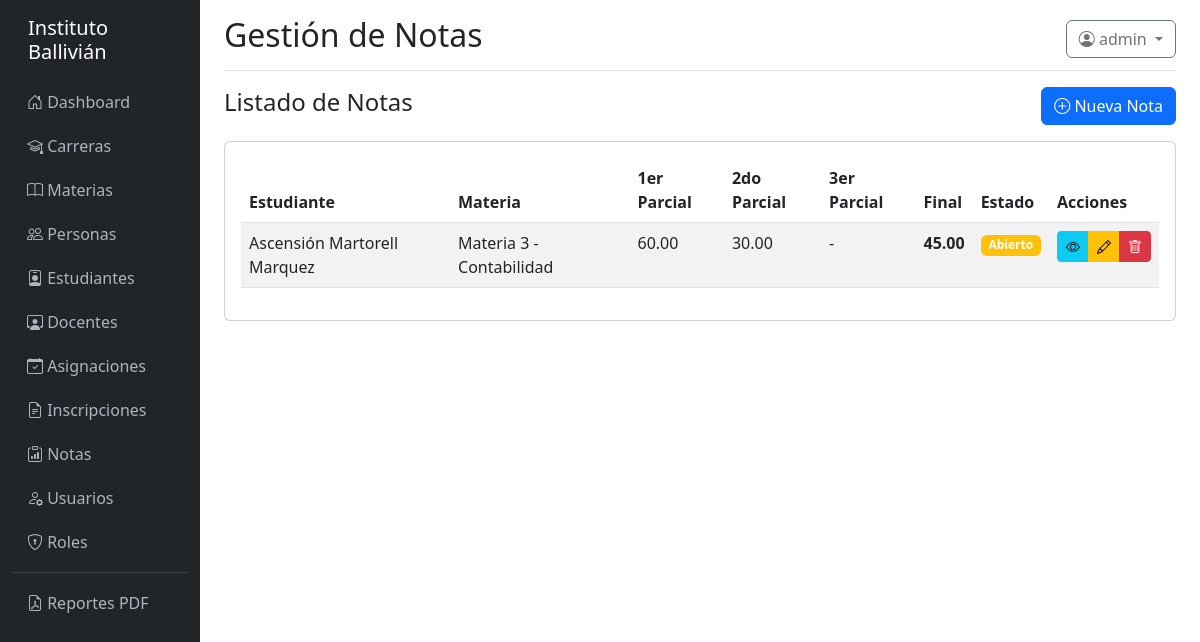
The page /notas/ (signed in) on the database its author committed.
### models/__init__.py (models this page shows, shortened)
class Usuario(UserMixin, db.Model):
    __tablename__ = 'usuario'
    id = db.Column(db.Integer, primary_key=True)
    username = db.Column(db.String(100), unique=True, nullable=False)
    email = db.Column(db.String(150))
    password_hash = db.Column(db.String(255), nullable=False)
    persona_id = db.Column(db.Integer, db.ForeignKey('persona.id'))
    estudiante_id = db.Column(db.Integer, db.ForeignKey('estudiante.id'))
    docente_id = db.Column(db.Integer, db.ForeignKey('docente.id'))
    activo = db.Column(db.Boolean, default=True)
    ultimo_login = db.Column(db.DateTime)
    created_at = db.Column(db.DateTime, default=datetime.utcnow)
    updated_at = db.Column(db.DateTime, onupdate=datetime.utcnow)
    roles = db.relationship('Rol', secondary=usuario_rol, backref='usuarios')
    def tiene_permiso(self, nombre_permiso):
        for rol in self.roles:
            for permiso in rol.permisos:
                if permiso.nombre == nombre_permiso:
                    return True
        return False

class Nota(db.Model):
    __tablename__ = 'nota'
    id = db.Column(db.Integer, primary_key=True)
    inscripcion_id = db.Column(db.Integer, db.ForeignKey('inscripcion.id'), nullable=False)
    asignacion_id = db.Column(db.Integer, db.ForeignKey('asignacion.id'), nullable=False)
    primer_parcial = db.Column(db.Numeric(5, 2))
    segundo_parcial = db.Column(db.Numeric(5, 2))
    tercer_parcial = db.Column(db.Numeric(5, 2))
    nota_final = db.Column(db.Numeric(5, 2))
    promedio = db.Column(db.Numeric(5, 2))
    observaciones = db.Column(db.Text)
    estado = db.Column(db.Enum('Abierto', 'Cerrado', 'Revisado'), default='Abierto')
    fecha_registro = db.Column(db.DateTime, default=datetime.utcnow)
    ultimo_update = db.Column(db.DateTime, onupdate=datetime.utcnow)

class Persona(db.Model):
    __tablename__ = 'persona'
    id = db.Column(db.Integer, primary_key=True)
    tipo_documento = db.Column(db.Enum('CI', 'Pasaporte', 'Otro'), default='CI')
    nro_documento = db.Column(db.String(50), nullable=False)
    nombre = db.Column(db.String(150), nullable=False)
    apellido_paterno = db.Column(db.String(100), nullable=False)
    apellido_materno = db.Column(db.String(100))
    fecha_nacimiento = db.Column(db.Date)
    sexo = db.Column(db.Enum('M', 'F', 'O'))
    lugar_nacimiento = db.Column(db.String(255))
    direccion = db.Column(db.Text)
    telefono = db.Column(db.String(50))
    email = db.Column(db.String(150))
    foto_path = db.Column(db.String(500))
    created_at = db.Column(db.DateTime, default=datetime.utcnow)
    updated_at = db.Column(db.DateTime, onupdate=datetime.utcnow)
    __table_args__ = (
        db.UniqueConstraint('tipo_documento', 'nro_documento', name='_tipo_nro_uc'),
    )
    estudiante = db.relationship('Estudiante', backref='persona', uselist=False, cascade='all, delete-orphan')
    docente = db.relationship('Docente', backref='persona', uselist=False, cascade='all, delete-orphan')
    usuario = db.relationship('Usuario', backref='persona', uselist=False)
    @property
    def nombre_completo(self):
        return f"{self.nombre} {self.apellido_paterno} {self.apellido_materno or ''}".strip()

class Materia(db.Model):
    __tablename__ = 'materia'
    id = db.Column(db.Integer, primary_key=True)
    codigo = db.Column(db.String(50), unique=True, nullable=False)
    nombre = db.Column(db.String(255), nullable=False)
    descripcion = db.Column(db.Text)
    carga_horaria = db.Column(db.Integer, default=0)
    horas_teoricas = db.Column(db.Integer, default=0)
    horas_practicas = db.Column(db.Integer, default=0)
    creditos = db.Column(db.Integer, default=0)
    semestre = db.Column(db.Integer)
    prerequisito_id = db.Column(db.Integer, db.ForeignKey('materia.id'))
    carrera_id = db.Column(db.Integer, db.ForeignKey('carrera.id'))
    requerido_para_semestre = db.Column(db.Boolean, default=False)
    activo = db.Column(db.Boolean, default=True)
    created_at = db.Column(db.DateTime, default=datetime.utcnow)
    updated_at = db.Column(db.DateTime, onupdate=datetime.utcnow)
    asignaciones = db.relationship('Asignacion', backref='materia', lazy=True, cascade='all, delete-orphan')

### controllers/nota_controller.py (the view)
@nota_bp.route('/')
@login_required
def index():
    page = request.args.get('page', 1, type=int)
    notas = Nota.query.order_by(Nota.fecha_registro.desc()).paginate(page=page, per_page=10, error_out=False)
    return render_template('nota/index.html', notas=notas)

### templates/nota/index.html (shortened to what this page needs)
{% extends "base.html" %}
{% block page_title %}Gestión de Notas{% endblock %}
{% block content %}
<div class="d-flex justify-content-between align-items-center mb-3">
    <h4>Listado de Notas</h4>{% if current_user.tiene_permiso('crear_nota') %}<a href="{{ url_for('nota.crear') }}"
        class="btn btn-primary"><i class="bi bi-plus-circle"></i> Nueva Nota</a>{% endif %}
</div>
<div class="card">
    <div class="card-body">
        <div class="table-responsive">
            <table class="table table-striped table-hover">
                <thead>
                    <tr>
                        <th>Estudiante</th>
                        <th>Materia</th>
                        <th>1er Parcial</th>
                        <th>2do Parcial</th>
                        <th>3er Parcial</th>
                        <th>Final</th>
                        <th>Estado</th>
                        <th>Acciones</th>
                    </tr>
                </thead>
                <tbody>{% for nota in notas.items %}<tr>
                        <td>{{ nota.inscripcion.estudiante.persona.nombre_completo }}</td>
                        <td>{{ nota.asignacion.materia.nombre }}</td>
                        <td>{{ nota.primer_parcial if nota.primer_parcial else '-' }}</td>
                        <td>{{ nota.segundo_parcial if nota.segundo_parcial else '-' }}</td>
                        <td>{{ nota.tercer_parcial if nota.tercer_parcial else '-' }}</td>
                        <td>{% if nota.nota_final %}<strong>{{ nota.nota_final }}</strong>{% else %}-{% endif %}</td>
                        <td><span
                                class="badge bg-{% if nota.estado == 'Cerrado' %}success{% elif nota.estado == 'Revisado' %}info{% else %}warning{% endif %}">{{
                                nota.estado }}</span></td>
                        <td>
                            <div class="btn-group btn-group-sm"><a href="{{ url_for('nota.detalle', id=nota.id) }}"
                                    class="btn btn-info"><i class="bi bi-eye"></i></a>{% if
                                current_user.tiene_permiso('editar_nota') %}<a
                                    href="{{ url_for('nota.editar', id=nota.id) }}" class="btn btn-warning"><i
                                        class="bi bi-pencil"></i></a>{% endif %}{% if
                                current_user.tiene_permiso('eliminar_nota') %}<button type="button"
                                    class="btn btn-danger" data-bs-toggle="modal"
                                    data-bs-target="#deleteModal{{ nota.id }}"><i class="bi bi-trash"></i></button>{%
                                endif %}</div>
                        </td>
                    </tr>{% else %}<tr>
                        <td colspan="8" class="text-center">No hay notas registradas</td>
                    </tr>{% endfor %}</tbody>
            </table>
        </div>
    </div>
</div>
{% endblock %}

### templates/base.html (shortened to what this page needs)
<!DOCTYPE html>
<html lang="es">
<head>
    <link href="https://cdn.jsdelivr.net/npm/bootstrap@5.3.0/dist/css/bootstrap.min.css" rel="stylesheet">
    <link rel="stylesheet" href="https://cdn.jsdelivr.net/npm/bootstrap-icons@1.11.0/font/bootstrap-icons.css">
</head>
<body>
    <div class="container-fluid">
        <div class="row">
            {% if current_user.is_authenticated %}
            <nav class="col-md-2 col-lg-2 d-md-block sidebar">
                <div class="position-sticky pt-3">
                    <h5 class="text-white px-3 mb-3">Instituto Ballivián</h5>
                    <ul class="nav flex-column">
                        <li class="nav-item">
                            <a class="nav-link" href="{{ url_for('main.dashboard') }}">
                                <i class="bi bi-house-door"></i> Dashboard
                            </a>
                        </li>
                        {% if current_user.tiene_permiso('ver_carreras') %}
                        <li class="nav-item">
                            <a class="nav-link" href="{{ url_for('carrera.index') }}">
                                <i class="bi bi-mortarboard"></i> Carreras
                            </a>
                        </li>
                        {% endif %}
                        {% if current_user.tiene_permiso('ver_materias') %}
                        <li class="nav-item">
                            <a class="nav-link" href="{{ url_for('materia.index') }}">
                                <i class="bi bi-book"></i> Materias
                            </a>
                        </li>
                        {% endif %}
                        {% if current_user.tiene_permiso('ver_personas') %}
                        <li class="nav-item">
                            <a class="nav-link" href="{{ url_for('persona.index') }}">
                                <i class="bi bi-people"></i> Personas
                            </a>
                        </li>
                        {% endif %}
                        {% if current_user.tiene_permiso('ver_estudiantes') %}
                        <li class="nav-item">
                            <a class="nav-link" href="{{ url_for('estudiante.index') }}">
                                <i class="bi bi-person-badge"></i> Estudiantes
                            </a>
                        </li>
                        {% endif %}
                        {% if current_user.tiene_permiso('ver_docentes') %}
                        <li class="nav-item">
                            <a class="nav-link" href="{{ url_for('docente.index') }}">
                                <i class="bi bi-person-workspace"></i> Docentes
                            </a>
                        </li>
                        {% endif %}
                        {% if current_user.tiene_permiso('ver_asignaciones') %}
                        <li class="nav-item">
                            <a class="nav-link" href="{{ url_for('asignacion.index') }}">
                                <i class="bi bi-calendar-check"></i> Asignaciones
                            </a>
                        </li>
                        {% endif %}
                        {% if current_user.tiene_permiso('ver_inscripciones') %}
                        <li class="nav-item">
                            <a class="nav-link" href="{{ url_for('inscripcion.index') }}">
                                <i class="bi bi-file-earmark-text"></i> Inscripciones
                            </a>
                        </li>
                        {% endif %}
                        {% if current_user.tiene_permiso('ver_notas') %}
                        <li class="nav-item">
                            <a class="nav-link" href="{{ url_for('nota.index') }}">
                                <i class="bi bi-clipboard-data"></i> Notas
                            </a>
                        </li>
                        {% endif %}
                        {% if current_user.tiene_permiso('ver_usuarios') %}
                        <li class="nav-item">
                            <a class="nav-link" href="{{ url_for('usuario.index') }}">
                                <i class="bi bi-person-gear"></i> Usuarios
                            </a>
                        </li>
                        {% endif %}
                        {% if current_user.tiene_permiso('ver_roles') %}
                        <li class="nav-item">
                            <a class="nav-link" href="{{ url_for('rol.index') }}">
                                <i class="bi bi-shield-lock"></i> Roles
                            </a>
                        </li>
                        {% endif %}
                        <hr class="text-white-50 my-2">
                        <li class="nav-item">
                            <a class="nav-link" href="{{ url_for('reporte.index') }}">
                                <i class="bi bi-file-earmark-pdf"></i> Reportes PDF
                            </a>
                        </li>
                    </ul>
                </div>
            </nav>
            {% endif %}
            <main class="col-md-10 ms-sm-auto col-lg-10 px-md-4">
                {% if current_user.is_authenticated %}
                <div class="d-flex justify-content-between flex-wrap flex-md-nowrap align-items-center pt-3 pb-2 mb-3 border-bottom">
                    <h1 class="h2">{% block page_title %}Dashboard{% endblock %}</h1>
                    <div class="btn-toolbar mb-2 mb-md-0">
                        <div class="dropdown">
                            <button class="btn btn-outline-secondary dropdown-toggle" type="button" id="userDropdown" data-bs-toggle="dropdown">
                                <i class="bi bi-person-circle"></i> {{ current_user.username }}
                            </button>
                        </div>
                    </div>
                </div>
                {% endif %}
                {% block content %}{% endblock %}
            </main>
        </div>
    </div>
</body>
</html>

### templates/base.html (style rules this page uses)
.sidebar { min-height: 100vh; background-color: #212529; }
.sidebar a { color: #adb5bd; text-decoration: none; padding: 10px 15px; display: block; }

### rows shown on the page
Usuario: username "admin"
Nota: inscripcion.estudiante.persona.nombre_completo "Ascensión Martorell Marquez", asignacion.materia.nombre "Materia 3 - Contabilidad", primer_parcial "60.00", segundo_parcial "30.00", tercer_parcial "-", nota_final "45.00", estado "Abierto"
